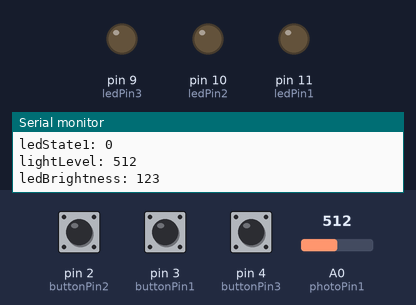
A sketch run on a simulated Arduino Uno, built with avr-gcc and run on an emulated ATmega328P. Parts: output pins drawn as LEDs (lit = HIGH), the last lines printed to the serial monitor. Dashed ring = blinking. The test bench sets the inputs (shaded band); at power-on: pin 3 (buttonPin1) LOW, A0 (photoPin1) = 512, pin 2 (buttonPin2) LOW, pin 4 (buttonPin3) LOW.

Above: at 1.2 s.
1.3 s: pin 3 (buttonPin1) pulled HIGH for 1 s
At 3.0 s:
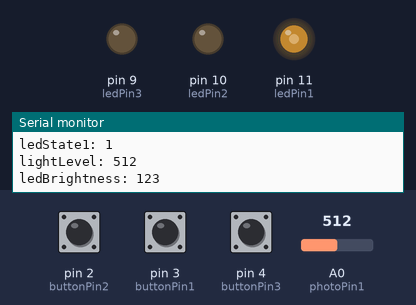
3.8 s: A0 (photoPin1) set to 716
At 4.6 s:
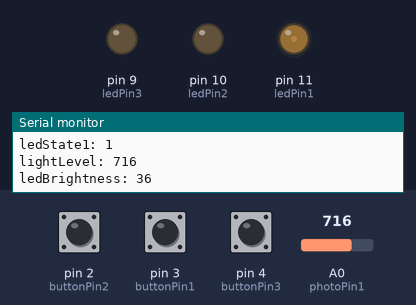
5.3 s: pin 2 (buttonPin2) pulled HIGH for 3.2 s
At 5.53 s:
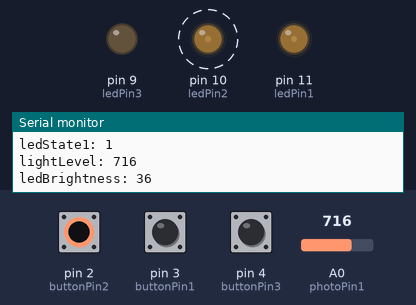
10.0 s: pin 4 (buttonPin3) pulled HIGH for 0.15 s
At 10.7 s:
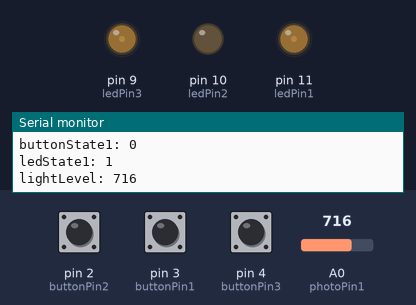
11.6 s: pin 2 (buttonPin2) pulled HIGH for 0.15 s
At 12.2 s:
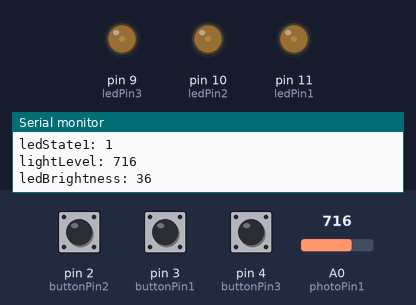
13.2 s: pin 3 (buttonPin1) pulled HIGH for 0.15 s
At 13.7 s:
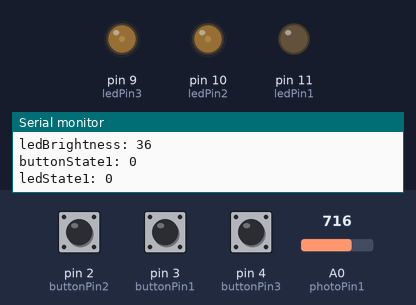
Timing chart, 0 to 15.8 s (numbered marks = the images above; inputs shaded):
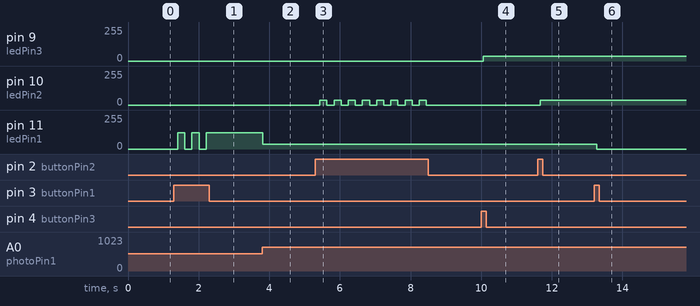

The sketch:

Day7_The_Lost_Beacon.ino
```cpp
const int buttonPin1 = 3;
const int buttonPin2 = 2;
const int buttonPin3 = 4;
const int ledPin1 = 11;
const int ledPin2 = 10;
const int ledPin3 = 9;
const int photoPin1 = A0;
const int lightThreshold = 190;

// initial states
int buttonState1 = 0;
int buttonState2 = 0;
int buttonState3 = 0;
int lightLevel = 0;
int ledBrightness = 0;
int ledState1 = 0;
int ledState2 = 0;
int ledState3 = 0;

// debounce variables
unsigned long lastUpdatedTime = 0;
unsigned long delayTime = 200;

void setup() {
  pinMode(buttonPin1, INPUT);
  pinMode(buttonPin2, INPUT);
  pinMode(buttonPin3, INPUT);
  pinMode(ledPin1, OUTPUT);
  pinMode(ledPin2, OUTPUT);
  pinMode(ledPin3, OUTPUT);

  Serial.begin(9600);
}

void loop() {
  buttonState1 = digitalRead(buttonPin1);
  buttonState2 = digitalRead(buttonPin2);
  buttonState3 = digitalRead(buttonPin3);

  if (millis() - lastUpdatedTime > delayTime) {

    lightLevel = analogRead(photoPin1);
    // ledBrightness = map(lightLevel, 0, 1023, 255, 0);
    ledBrightness = map(lightLevel, 200, 800, 255, 0);

    // Constrain the brightness to ensure it stays within 0-255
    ledBrightness = constrain(ledBrightness, 0, 255);

    // set LED state based on button state
    if (buttonState1 == HIGH) {
      ledState1 = !ledState1;
    }

    if (buttonState2 == HIGH) {
      ledState2 = !ledState2;
    }

    if (buttonState3 == HIGH) {
      ledState3 = !ledState3;
    }

    // turn on LED based on LED state
    if (ledState1 == 1) {
      analogWrite(ledPin1, ledBrightness);
    } else {
      analogWrite(ledPin1, 0);
    }

    if (ledState2 == 1) {
      analogWrite(ledPin2, ledBrightness);
    } else {
      analogWrite(ledPin2, 0);
    }
    if (ledState3 == 1) {
      analogWrite(ledPin3, ledBrightness);
    } else {
      analogWrite(ledPin3, 0);
    }

    lastUpdatedTime = millis();

    // DEBUG
    Serial.print("buttonState1: ");
    Serial.println(buttonState1);

    Serial.print("ledState1: ");
    Serial.println(ledState1);

    Serial.print("lightLevel: ");
    Serial.println(lightLevel);

    Serial.print("ledBrightness: ");
    Serial.println(ledBrightness);
  }
}
```

Measured:
- after the input at 1.3 s, pin 11 (ledPin1): alternates 123/255 for 0.20 s and 0/255 for 0.20 s, 5 changes in all, then stays 123/255, starting after 0.11 s
- after the input at 3.8 s, pin 11 (ledPin1): 123/255 → 36/255 at once
- after the input at 5.3 s, pin 10 (ledPin2): alternates 36/255 for 0.20 s and 0/255 for 0.20 s, 16 changes in all, then stays 0/255, starting after 0.13 s
- after the input at 10.0 s, pin 9 (ledPin3): 0/255 → 36/255 after 0.06 s
- after the input at 11.6 s, pin 10 (ledPin2): 0/255 → 36/255 after 0.07 s
- after the input at 13.2 s, pin 11 (ledPin1): 36/255 → 0/255 after 0.08 s
